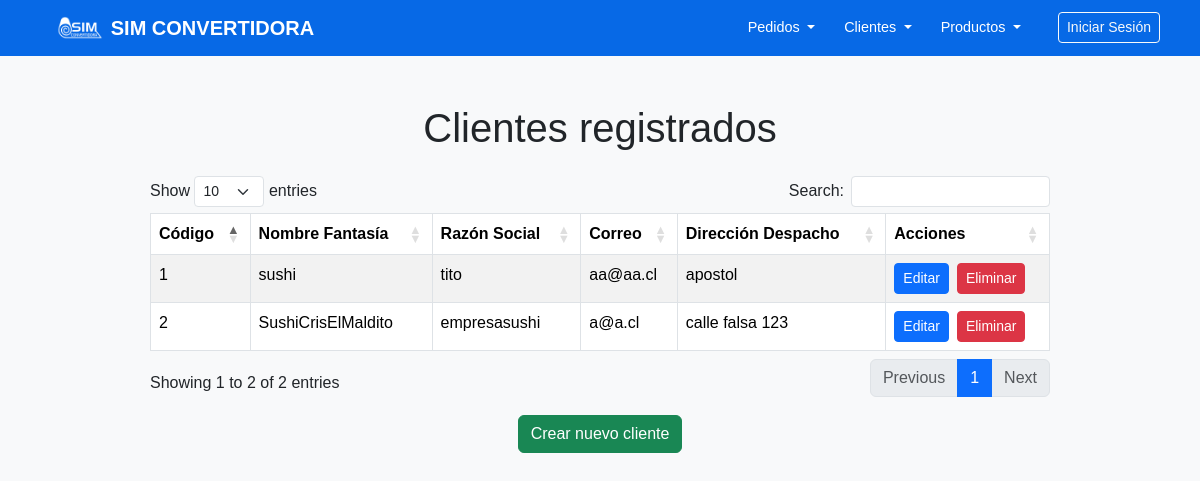
Before: /clientes/listar/ with the older database file.
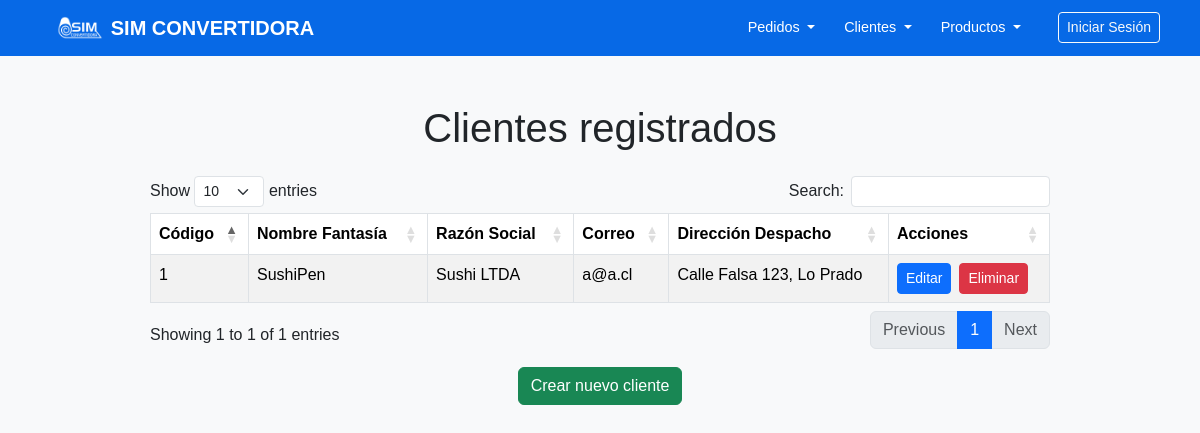
After: the same page with the newer database file.
### clientes/models.py (models this page shows, shortened)
class Cliente(models.Model):
    cod_cliente = models.AutoField(primary_key=True)
    nombre_fantasia = models.CharField(max_length=100)
    razon_social = models.CharField(max_length=100, unique=True)
    correo = models.EmailField()
    direccion_despacho = models.CharField(max_length=200)

### clientes/views.py (the view)
# urls.py: path('listar/', consultar_clientes, name='consultar_clientes'),
def consultar_clientes(request):
    clientes = Cliente.objects.all()
    return render(request, 'clientes/consultar_clientes.html', {'clientes': clientes})

### templates/clientes/consultar_clientes.html (shortened to what this page needs)
<!DOCTYPE html>
<html lang="es">
<head>
    <link href="https://cdn.jsdelivr.net/npm/bootstrap@5.3.0/dist/css/bootstrap.min.css" rel="stylesheet">
    <link rel="stylesheet" href="https://cdn.datatables.net/1.13.5/css/dataTables.bootstrap5.min.css">
</head>
<body>
    <header>
        {% include 'navegacion/nav.html' %}
    </header>
    <div class="container py-5 d-flex justify-content-center">
        <div style="width: 90%; max-width: 900px;">
            <h1 class="text-center mb-4">Clientes registrados</h1>
            <table id="tabla-clientes" class="table table-striped table-bordered">
                <thead>
                    <tr>
                        <th>Código</th>
                        <th>Nombre Fantasía</th>
                        <th>Razón Social</th>
                        <th>Correo</th>
                        <th>Dirección Despacho</th>
                        <th>Acciones</th>
                    </tr>
                </thead>
                <tbody>
                {% for cliente in clientes %}
                    <tr>
                        <td>{{ cliente.cod_cliente }}</td>
                        <td>{{ cliente.nombre_fantasia }}</td>
                        <td>{{ cliente.razon_social }}</td>
                        <td>{{ cliente.correo }}</td>
                        <td>{{ cliente.direccion_despacho }}</td>
                        <td>
                            <div class="d-flex gap-2">
                                <a href="{% url 'editar_cliente' cliente.cod_cliente %}" class="btn btn-primary btn-sm">Editar</a>
                                <form method="post" action="{% url 'eliminar_cliente' cliente.cod_cliente %}" onsubmit="return confirm('¿Estás seguro de eliminar este cliente?');" style="margin: 0;">
                                <button type="submit" class="btn btn-danger btn-sm">Eliminar</button>
                                </form>
                            </div>
                        </td>
                    </tr>
                {% empty %}
                    <tr>
                        <td colspan="7">No hay clientes registrados.</td>
                    </tr>
                {% endfor %}
                </tbody>
            </table>
            <div class="text-center mt-3">
                <a href="{% url 'crear_cliente' %}" class="btn btn-success">Crear nuevo cliente</a>
            </div>
        </div>
    </div>
</body>
</html>

Changed rows visible on the page:
removed Cliente: cod_cliente "2", nombre_fantasia "SushiCrisElMaldito", razon_social "empresasushi", correo "a@a.cl", direccion_despacho "calle falsa 123"
changed Cliente id 1: nombre_fantasia "sushi" → "SushiPen"; razon_social "tito" → "Sushi LTDA"; correo "aa@aa.cl" → "a@a.cl"; direccion_despacho "apostol" → "Calle Falsa 123, Lo Prado"
Other visible differences:
text written by a page script: "Show entries Search: Showing 1 to 2 of 2 entries Previous 1 Next" → "Show entries Search: Showing 1 to 1 of 1 entries Previous 1 Next"
